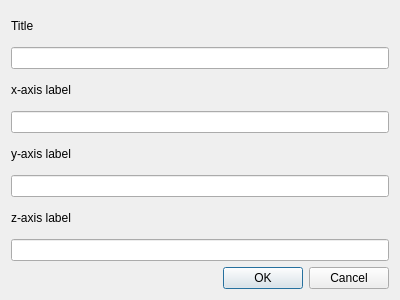
<?xml version="1.0" encoding="UTF-8"?>
<ui version="4.0">
 <class>SetLabelsDialog</class>
 <widget class="QDialog" name="SetLabelsDialog">
  <property name="geometry">
   <rect>
    <x>0</x>
    <y>0</y>
    <width>400</width>
    <height>300</height>
   </rect>
  </property>
  <property name="windowTitle">
   <string>Set Labels</string>
  </property>
  <layout class="QVBoxLayout" name="verticalLayout">
   <item>
    <widget class="QLabel" name="label">
     <property name="text">
      <string>Title</string>
     </property>
    </widget>
   </item>
   <item>
    <widget class="QLineEdit" name="le_title"/>
   </item>
   <item>
    <widget class="QLabel" name="label_2">
     <property name="text">
      <string>x-axis label</string>
     </property>
    </widget>
   </item>
   <item>
    <widget class="QLineEdit" name="le_x_axis"/>
   </item>
   <item>
    <widget class="QLabel" name="label_3">
     <property name="text">
      <string>y-axis label</string>
     </property>
    </widget>
   </item>
   <item>
    <widget class="QLineEdit" name="le_y_axis"/>
   </item>
   <item>
    <widget class="QLabel" name="label_4">
     <property name="text">
      <string>z-axis label</string>
     </property>
    </widget>
   </item>
   <item>
    <widget class="QLineEdit" name="le_z_axis"/>
   </item>
   <item>
    <widget class="QDialogButtonBox" name="buttonBox">
     <property name="orientation">
      <enum>Qt::Horizontal</enum>
     </property>
     <property name="standardButtons">
      <set>QDialogButtonBox::Cancel|QDialogButtonBox::Ok</set>
     </property>
    </widget>
   </item>
  </layout>
 </widget>
 <resources/>
 <connections>
  <connection>
   <sender>buttonBox</sender>
   <signal>accepted()</signal>
   <receiver>SetLabelsDialog</receiver>
   <slot>accept()</slot>
   <hints>
    <hint type="sourcelabel">
     <x>248</x>
     <y>254</y>
    </hint>
    <hint type="destinationlabel">
     <x>157</x>
     <y>274</y>
    </hint>
   </hints>
  </connection>
  <connection>
   <sender>buttonBox</sender>
   <signal>rejected()</signal>
   <receiver>SetLabelsDialog</receiver>
   <slot>reject()</slot>
   <hints>
    <hint type="sourcelabel">
     <x>316</x>
     <y>260</y>
    </hint>
    <hint type="destinationlabel">
     <x>286</x>
     <y>274</y>
    </hint>
   </hints>
  </connection>
 </connections>
</ui>
